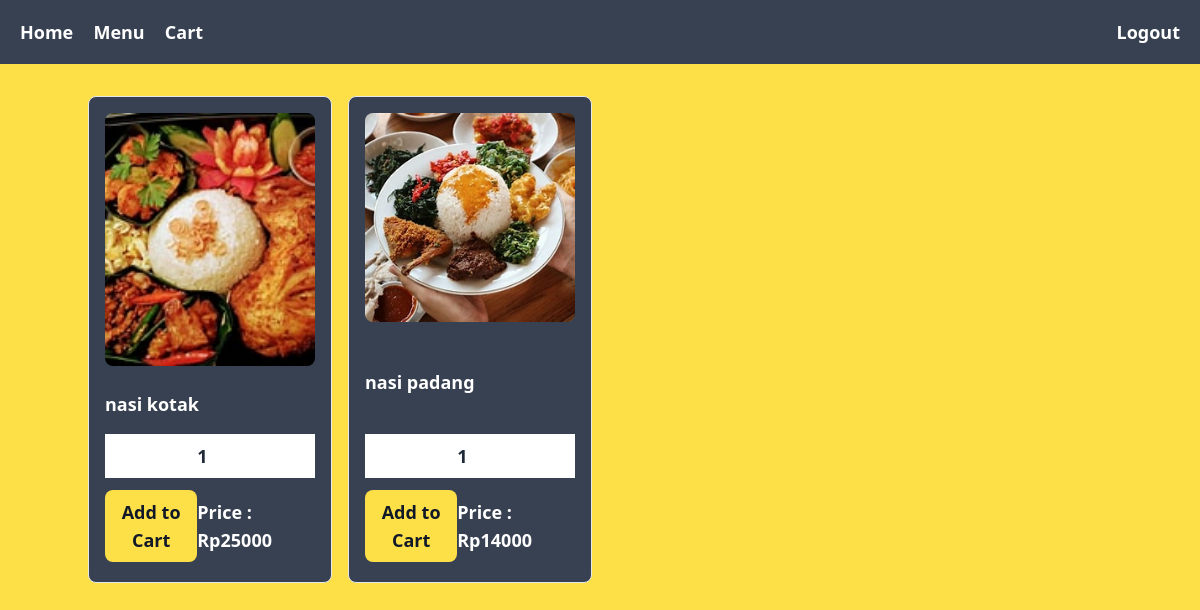
Before: /component/user/user-menu.php (signed in) with the older database file.
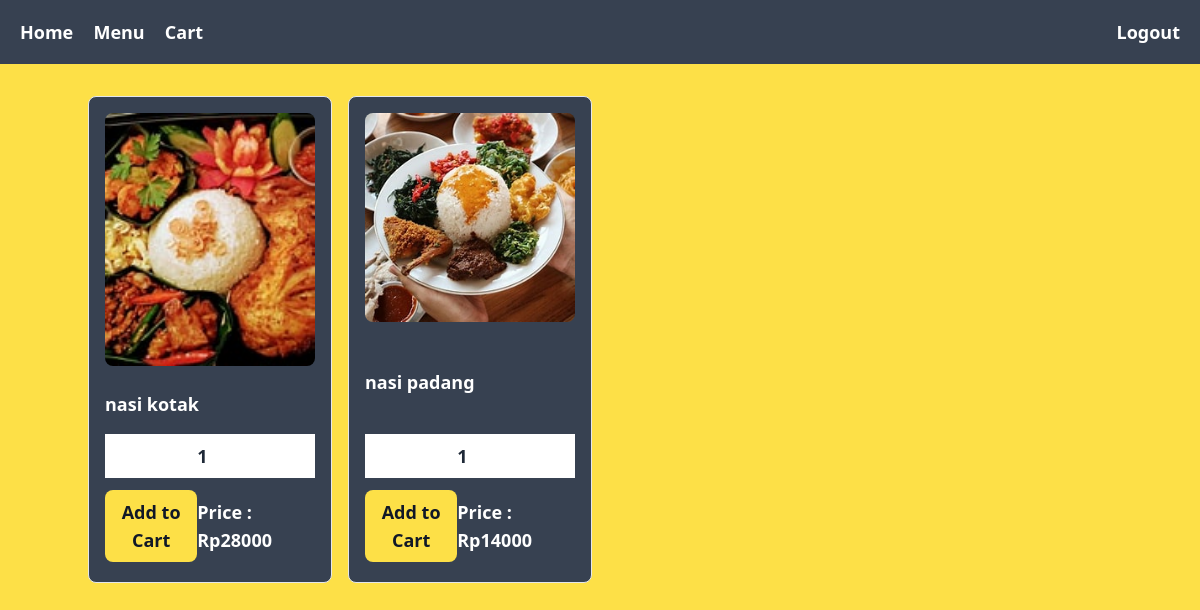
After: the same page with the newer database file.
### tables this page shows
CREATE TABLE `tb_menu` (
  `id_menu` int(11) NOT NULL,
  `name` varchar(255) NOT NULL,
  `price` int(11) NOT NULL,
  `image_menu` varchar(255) NOT NULL
);

### component/user/user-menu.php (the view, shortened to what this page needs)
<?php
include("../../config.php");
$show_menu = mysqli_query($connection, "SELECT * FROM tb_menu");
?>
<!DOCTYPE html>
<html lang="en">
<head>
    <link rel="stylesheet" href="../../dist/output.css">
</head>
<body class="w-full flex flex-col justify-center items-center bg-yellow-300 select-none">
    <nav class="w-full h-16 mb-8 bg-gray-700 flex justify-between items-center px-5">
        <div class="text-white">
            <a href="../user/user-index.php" class="font-bold text-lg mr-4 hover:underline hover:underline-offset-8">Home</a>
            <a href="./user-menu.php" class="font-bold text-lg font-sans mr-4 hover:underline hover:underline-offset-8">Menu</a>
            <a href="cart.php" class="font-bold text-lg mr-4 hover:underline hover:underline-offset-8">Cart</a>
        </div>
        <div>
            <a href="../auth/logout.php" onclick="return confirm('yakin ingin logout?')" class="font-bold text-lg font-sans hover:underline hover:underline-offset-8 text-white">Logout</a>
        </div>
    </nav>
    <div class="container w-full h-full grid grid-cols-4 gap-4">
        <?php while ($row = mysqli_fetch_assoc($show_menu)) : ?>
            <form method="post" class="flex flex-col py-2 px-4 border rounded-lg bg-gray-700">
                <img src="../../img/menu/<?= $row["image_menu"] ?>" class="my-2 rounded-lg" alt="">
                <div class="flex flex-col my-4 h-full justify-center items-start">
                    <span class="text-white font-bold text-lg"><?= $row["name"] ?></span>
                </div>
                <div class="w-full" >
                    <input type="number" name="quantity" id="" value="1" class="w-full text-center py-2 font-semibold text-gray-800 text-lg">
                </div>
                <div class="w-full my-3 flex justify-between">
                    <button type="submit" name="add-to-cart" class="w-1/2 bg-yellow-300 hover:bg-yellow-400 text-lg font-bold text-gray-900 duration-300 rounded-lg flex justify-center items-center">
                        Add to Cart
                    </button>
                    <span class="text-white font-bold text-lg py-2 ">Price : Rp<?= $row["price"] ?></span>
                </div>
            </form>
        <?php endwhile ?>
    </div>
</body>
</html>

Changed rows visible on the page:
changed tb_menu "nasi kotak": price "25000" → "28000"
